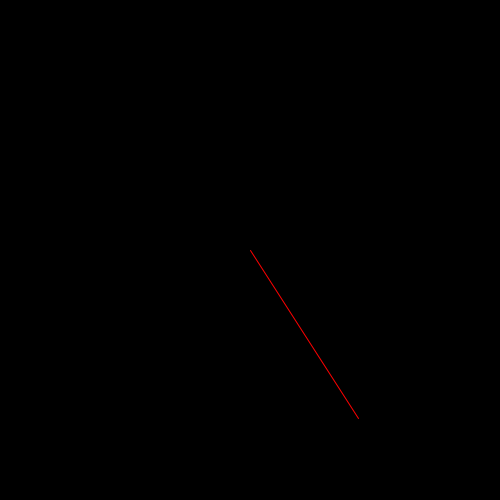
Frame 1 (no input)
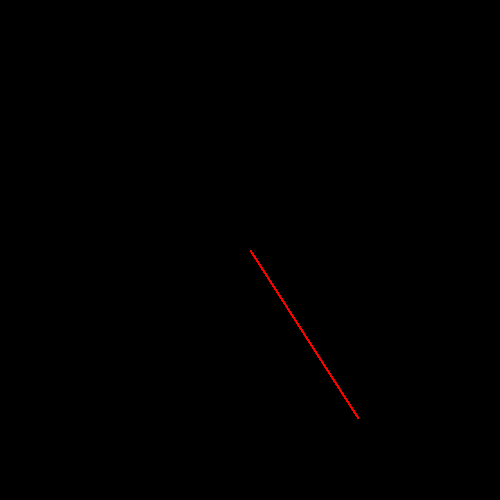
Frame 60 (the mouse pressed at the canvas centre just before this capture)
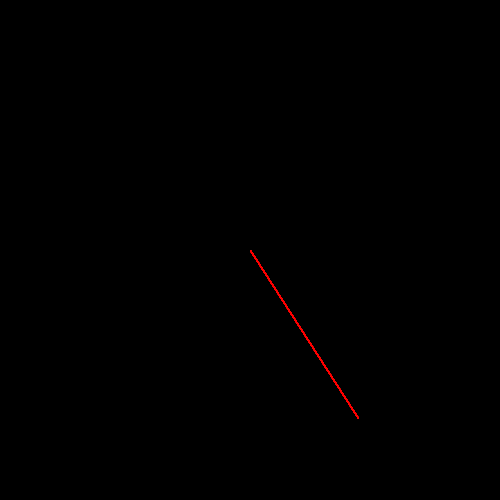
Frame 120 (the mouse held since frame 60 and released just before this capture)

The Processing sketch that drew these frames (run headless with seeded random() and noise(); from frame 60 on, the mouse is pressed at the canvas centre):

// Processing sketch: velocity
// ── velocity.pde
void setup() {
  size(500, 500);
  background(0);
  //stroke(255);
}

void draw() {
  translate(width/2, height/2);
  
  stroke(255, 0, 0);
  
  float direction = 1;
  float distance = 200;
  
  float dest_x = distance * cos(direction);
  float dest_y = distance * sin(direction);
  
  line(0,0,dest_x,dest_y);
}
